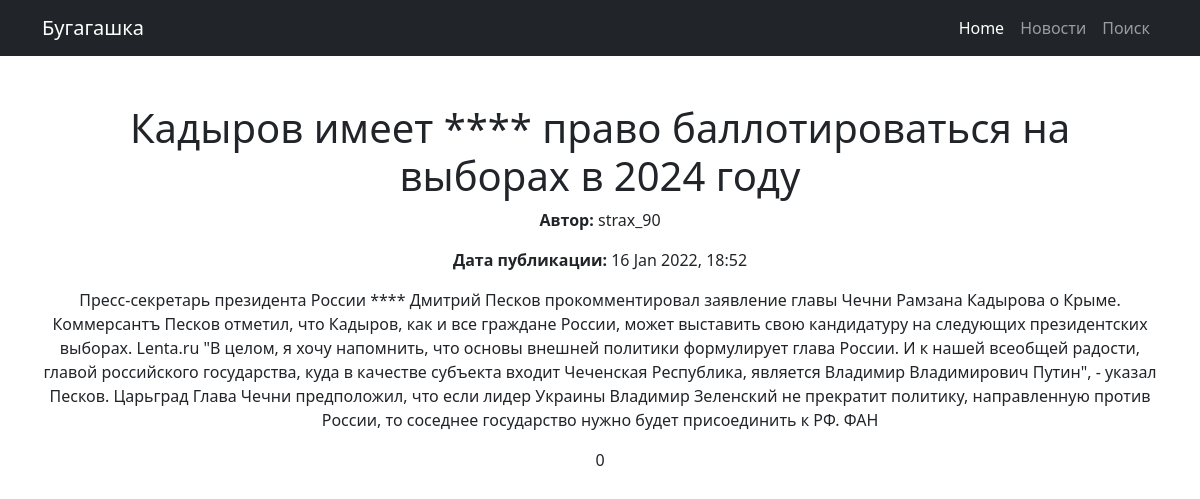
The page /news/2 on the database its author committed.
### news/models.py (models this page shows, shortened)
class Post (models.Model):
    author = models.ForeignKey(Author, on_delete=models.CASCADE)
    NEWS = 'NW'
    ARTICLE = 'AR'
    CATEGORY_CHOICE = (
        (NEWS, 'Новость'),
        (ARTICLE, 'Статья')
    )
    categoryType = models.CharField(max_length=2, choices=CATEGORY_CHOICE, default=ARTICLE)
    dateCreation = models.DateTimeField(auto_now_add=True)
    postCategory = models.ManyToManyField(Category, through='PostCategory')
    title = models.CharField(max_length=128)
    text = models.TextField()
    rating = models.SmallIntegerField(default=0)

class Author(models.Model):
    authorUser = models.OneToOneField(User, on_delete=models.CASCADE)
    ratingAuthor = models.SmallIntegerField(default=0)

### news/views.py (the view)
# urls.py: path('<int:pk>', PostDetail.as_view()),
class PostDetail(DetailView):
    model = Post
    template_name = 'post.html'
    context_object_name = 'post'

### news/templatetags/my_filters.py (called while the page is built)
@register.filter(name='Censor')
def Censor(value):
    censor_list = ['стопслово', 'стопслово2', 'стопслово3', 'стопслово1', 'тест']
    list_words = value.split()
    for i in censor_list:
        for j in list_words:
            if j == i:
                a = list_words.index(j)
                list_words.remove(j)
                list_words.insert(a, '*' * len(j))
    return ' '.join(list_words)

### templates/post.html (shortened to what this page needs)
{% extends 'default.html' %}
{% load my_filters %}
{% block content %}
    <h1>{{ post.title|Censor }}</h1>
        <p><b>Автор:</b> {{ post.author.authorUser }}</p>
        <p><b>Дата публикации:</b> {{ post.dateCreation|date:'d M Y, H:i'}}</p>
        <p>{{ post.text|Censor }}</p>
        <p>{{ post.rating }}</p>
{% endblock content %}

### rows shown on the page
Post: title|Censor "Кадыров имеет **** право баллотироваться на выборах в 2024 году", author.authorUser "strax_90", dateCreation "16 Jan 2022, 18:52", text|Censor "Пресс-секретарь президента России **** Дмитрий Песков прокомментировал заявление главы Чечни Рамзана Кадырова о Крыме. Коммерсантъ Песков отметил, что Кадыров, как и все граждане России, может выставить свою кандидатуру на следующих президентских выборах. Lenta.ru \"В целом, я хочу напомнить, что основы внешней политики формулирует глава России. И к нашей всеобщей радости, главой российского государства, куда в качестве субъекта входит Чеченская Республика, является Владимир Владимирович Путин\", - указал Песков. Царьград Глава Чечни предположил, что если лидер Украины Владимир Зеленский не прекратит политику, направленную против России, то соседнее государство нужно будет присоединить к РФ.…", rating "0"
